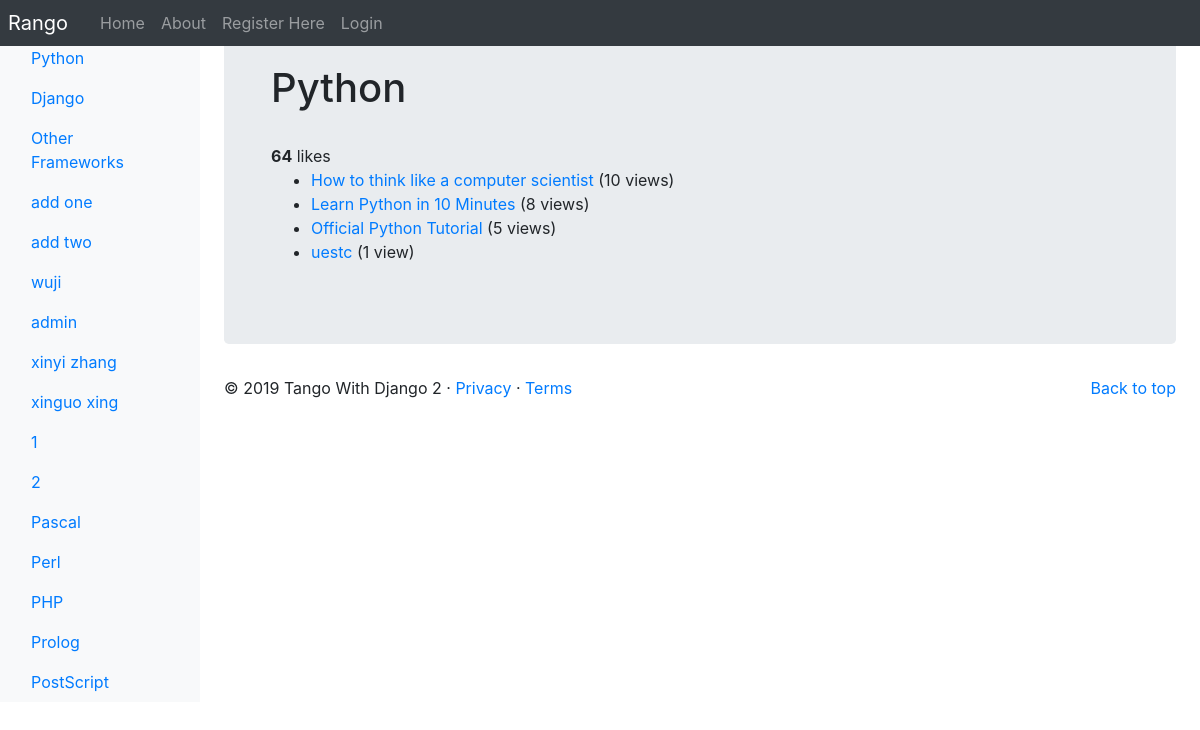
/rango/category/python/, run on the app's committed database.
### rango/models.py (models this page shows, shortened)
class Category(models.Model):
    name=models.CharField(max_length=128,unique=True)
    views=models.IntegerField(default=0)
    likes=models.IntegerField(default=0)
    slug=models.SlugField(unique=True)
    class Meta:
        verbose_name_plural='Categories'

class Page(models.Model):
    category=models.ForeignKey(Category,on_delete=models.CASCADE)
    title=models.CharField(max_length=128)
    url=models.URLField()
    views=models.IntegerField(default=0)

### rango/views.py (the view)
# urls.py: path('category/<slug:category_name_slug>/',views.show_category,name='show_category'),
def show_category(request,category_name_slug):
    context_dict={}
    try:
        category=Category.objects.get(slug=category_name_slug)
        pages=Page.objects.filter(category=category).order_by('-views')
        context_dict['pages']=pages
        context_dict['category']=category
    except Category.DoesNotExist:
        context_dict['category']=None
        context_dict['pages']=None
    if request.method == 'POST':
        query=request.POST['query'].strip()
        if query:
            context_dict['result_list']=run_query(query)
            context_dict['query']=query
    return render(request,'rango/category.html',context_dict)

### rango/templatetags/rango_template_tags.py (called while the page is built)
@register.inclusion_tag('rango/categories.html')
def get_category_list(current_category=None):
    return {'categories':Category.objects.all(),'current_category':current_category}

### templates/rango/category.html (shortened to what this page needs)
{% extends 'rango/base.html' %}
{% load staticfiles %}
{% block body_block %}
<div class="jumbotron p-6">
        <div class="container">
{% if category %}
<h1>
    {{category.name}}
</h1>
<br />
<div>
    <strong id="like_count">{{category.likes}}</strong>
    likes
</div>
    {% if pages %}
        <ul>
            {% for page in pages %}
            <li>
                <a href="{% url 'rango:goto' %}?page_id={{page.id}}">{{page.title}} </a>
                {% if page.views > 1 %}
                ({{page.views}} views)
                {% elif page.views == 1 %}
                ({{page.views}} view)
                {% endif %}
            </li>
            {% endfor %}
        </ul>
    {% else %}
        <strong>
        No pages currently in category
        </strong>
    {% endif %}
{% else %}
    The specified category does not exist!
    {% endif %}
</div>
</div>
    {% endblock %}

### templates/rango/categories.html (shortened to what this page needs)
<ul class="nav flex-column">
    {% if categories %}
    {% for c in categories %}
    {% if c == current_category %}
    <li class="nav-item">
        <a class="nav-link active" href="{% url 'rango:show_category' c.slug %}">{{ c.name }}</a>
    </li>
    {% else %}
    <li class="nav-item">
        <a class="nav-link" href="{% url 'rango:show_category' c.slug %}">{{ c.name }}</a>
    </li>
    {% endif %}
    {% endfor %}
      {% else %}
      <strong>
          There are no categories present.
      </strong>
    </li>
    {% endif %}
</ul>

### data on the page
Category: name "Python", likes "64"
Category: name "Django"
Category: name "Other Frameworks"
Category: name "add one"
Category: name "add two"
Category: name "wuji"
Category: name "admin"
Category: name "xinyi zhang"
Category: name "xinguo xing"
Category: name "1"
Category: name "2"
Category: name "Pascal"
Category: name "Perl"
Category: name "PHP"
Category: name "Prolog"
Category: name "PostScript"
Page: title "How to think like a computer scientist", views "10"
Page: title "Learn Python in 10 Minutes", views "8"
Page: title "Official Python Tutorial", views "5"
Page: title "uestc", views "1"
